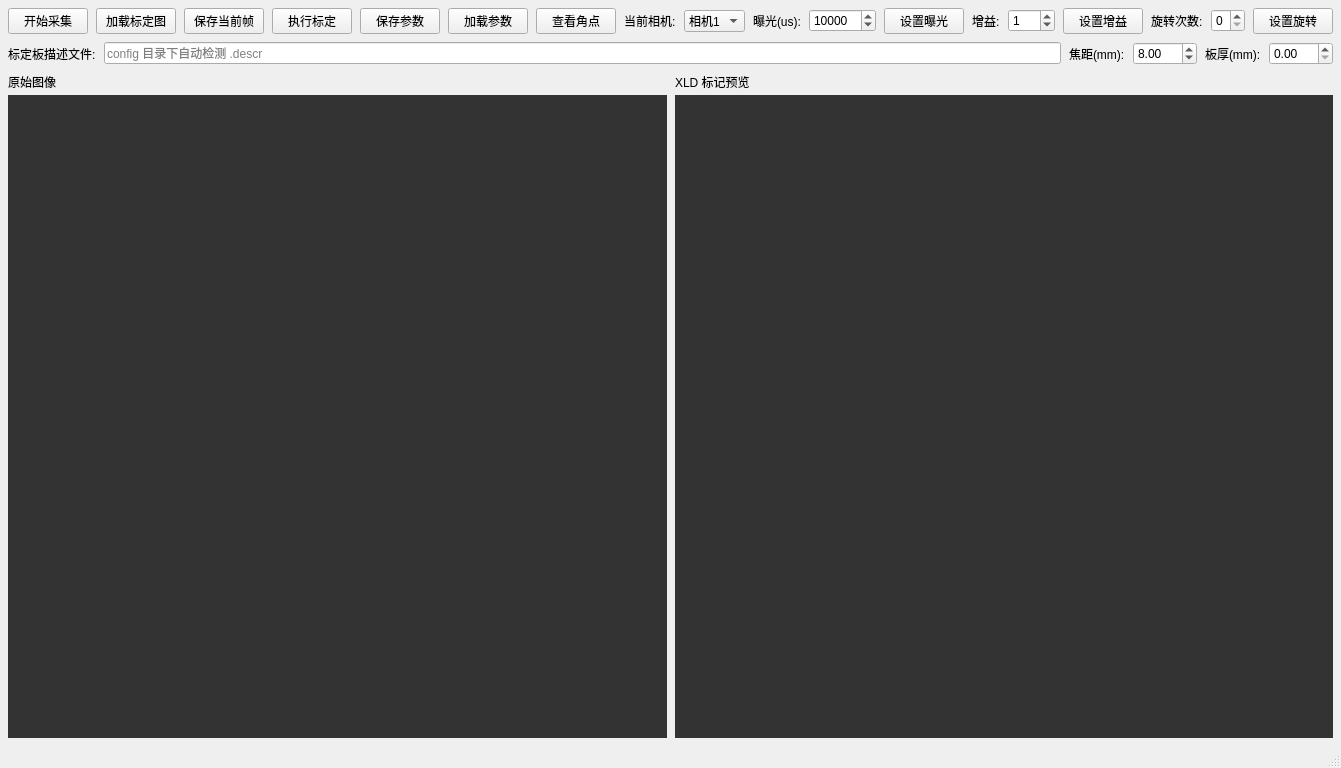
<?xml version="1.0" encoding="UTF-8"?>
<ui version="4.0">
 <class>ToolCalibDistortionWindowClass</class>
 <widget class="QMainWindow" name="ToolCalibDistortionWindowClass">
  <property name="geometry">
   <rect>
    <x>0</x>
    <y>0</y>
    <width>1024</width>
    <height>768</height>
   </rect>
  </property>
  <property name="windowTitle">
   <string>ToolCalibDistortion 畸变矫正工具</string>
  </property>
  <widget class="QWidget" name="centralwidget">
   <layout class="QVBoxLayout" name="rootLayout">
    <property name="spacing">
     <number>8</number>
    </property>
    <property name="leftMargin">
     <number>8</number>
    </property>
    <property name="topMargin">
     <number>8</number>
    </property>
    <property name="rightMargin">
     <number>8</number>
    </property>
    <property name="bottomMargin">
     <number>8</number>
    </property>
    <item>
     <layout class="QHBoxLayout" name="controlLayout">
      <property name="spacing">
       <number>8</number>
      </property>
      <item>
       <widget class="QPushButton" name="startStopBtn">
        <property name="text">
         <string>开始采集</string>
        </property>
       </widget>
      </item>
      <item>
       <widget class="QPushButton" name="loadCalibImagesBtn">
        <property name="text">
         <string>加载标定图</string>
        </property>
       </widget>
      </item>
      <item>
       <widget class="QPushButton" name="saveFrameBtn">
        <property name="text">
         <string>保存当前帧</string>
        </property>
       </widget>
      </item>
      <item>
       <widget class="QPushButton" name="calibrateBtn">
        <property name="text">
         <string>执行标定</string>
        </property>
       </widget>
      </item>
      <item>
       <widget class="QPushButton" name="saveParamsBtn">
        <property name="text">
         <string>保存参数</string>
        </property>
       </widget>
      </item>
      <item>
       <widget class="QPushButton" name="loadParamsBtn">
        <property name="text">
         <string>加载参数</string>
        </property>
       </widget>
      </item>
      <item>
       <widget class="QPushButton" name="previewCornersBtn">
        <property name="text">
         <string>查看角点</string>
        </property>
       </widget>
      </item>
      <item>
       <widget class="QLabel" name="labelCurrentCamera">
        <property name="text">
         <string>当前相机:</string>
        </property>
       </widget>
      </item>
      <item>
       <widget class="QComboBox" name="cameraSelect">
        <item>
         <property name="text">
          <string>相机1</string>
         </property>
        </item>
        <item>
         <property name="text">
          <string>相机2</string>
         </property>
        </item>
        <property name="currentIndex">
         <number>0</number>
        </property>
       </widget>
      </item>
      <item>
       <spacer name="horizontalSpacer">
        <property name="orientation">
         <enum>Qt::Horizontal</enum>
        </property>
        <property name="sizeHint" stdset="0">
         <size>
          <width>40</width>
          <height>20</height>
         </size>
        </property>
       </spacer>
      </item>
      <item>
       <widget class="QLabel" name="labelExposure">
        <property name="text">
         <string>曝光(us):</string>
        </property>
       </widget>
      </item>
      <item>
       <widget class="QSpinBox" name="exposureSpin">
        <property name="minimum">
         <number>1</number>
        </property>
        <property name="maximum">
         <number>500000</number>
        </property>
        <property name="value">
         <number>10000</number>
        </property>
        <property name="singleStep">
         <number>100</number>
        </property>
       </widget>
      </item>
      <item>
       <widget class="QPushButton" name="setExposureBtn">
        <property name="text">
         <string>设置曝光</string>
        </property>
       </widget>
      </item>
      <item>
       <widget class="QLabel" name="labelGain">
        <property name="text">
         <string>增益:</string>
        </property>
       </widget>
      </item>
      <item>
       <widget class="QSpinBox" name="gainSpin">
        <property name="minimum">
         <number>0</number>
        </property>
        <property name="maximum">
         <number>255</number>
        </property>
        <property name="value">
         <number>1</number>
        </property>
       </widget>
      </item>
      <item>
       <widget class="QPushButton" name="setGainBtn">
        <property name="text">
         <string>设置增益</string>
        </property>
       </widget>
      </item>
      <item>
       <widget class="QLabel" name="labelRotate">
        <property name="text">
         <string>旋转次数:</string>
        </property>
       </widget>
      </item>
      <item>
       <widget class="QSpinBox" name="rotateSpin">
        <property name="minimum">
         <number>0</number>
        </property>
        <property name="maximum">
         <number>3</number>
        </property>
        <property name="value">
         <number>0</number>
        </property>
        <property name="toolTip">
         <string>0=不旋转, 1=顺时针90°, 2=顺时针180°, 3=顺时针270°</string>
        </property>
       </widget>
      </item>
      <item>
       <widget class="QPushButton" name="setRotateBtn">
        <property name="text">
         <string>设置旋转</string>
        </property>
       </widget>
      </item>
     </layout>
    </item>
    <item>
     <layout class="QHBoxLayout" name="calibParamsLayout">
      <property name="spacing">
       <number>8</number>
      </property>
      <item>
       <widget class="QLabel" name="labelBoardPath">
        <property name="text">
         <string>标定板描述文件:</string>
        </property>
       </widget>
      </item>
      <item>
       <widget class="QLineEdit" name="calibBoardPathEdit">
        <property name="readOnly">
         <bool>true</bool>
        </property>
        <property name="placeholderText">
         <string>config 目录下自动检测 .descr</string>
        </property>
       </widget>
      </item>
      <item>
       <widget class="QLabel" name="labelFocalLength">
        <property name="text">
         <string>焦距(mm):</string>
        </property>
       </widget>
      </item>
      <item>
       <widget class="QDoubleSpinBox" name="focalLengthSpin">
        <property name="minimum">
         <double>0.100000000000000</double>
        </property>
        <property name="maximum">
         <double>100.000000000000000</double>
        </property>
        <property name="value">
         <double>8.000000000000000</double>
        </property>
        <property name="singleStep">
         <double>0.500000000000000</double>
        </property>
        <property name="decimals">
         <number>2</number>
        </property>
       </widget>
      </item>
      <item>
       <widget class="QLabel" name="labelPlateThickness">
        <property name="text">
         <string>板厚(mm):</string>
        </property>
       </widget>
      </item>
      <item>
       <widget class="QDoubleSpinBox" name="plateThicknessSpin">
        <property name="minimum">
         <double>0.000000000000000</double>
        </property>
        <property name="maximum">
         <double>100.000000000000000</double>
        </property>
        <property name="value">
         <double>0.000000000000000</double>
        </property>
        <property name="singleStep">
         <double>0.500000000000000</double>
        </property>
        <property name="decimals">
         <number>2</number>
        </property>
       </widget>
      </item>
     </layout>
    </item>
    <item>
     <layout class="QHBoxLayout" name="imageLayout">
      <property name="spacing">
       <number>8</number>
      </property>
      <item>
       <layout class="QVBoxLayout" name="originalPanel">
        <property name="spacing">
         <number>4</number>
        </property>
        <item>
         <widget class="QLabel" name="labelOriginalTitle">
          <property name="text">
           <string>原始图像</string>
          </property>
         </widget>
        </item>
        <item>
         <widget class="ui::HalconInteractiveLabel" name="originalView">
          <property name="sizePolicy">
           <sizepolicy hsizetype="Expanding" vsizetype="Expanding">
            <horstretch>0</horstretch>
            <verstretch>0</verstretch>
           </sizepolicy>
          </property>
          <property name="minimumSize">
           <size>
            <width>320</width>
            <height>240</height>
           </size>
          </property>
          <property name="styleSheet">
           <string notr="true">background-color: #333;</string>
          </property>
         </widget>
        </item>
       </layout>
      </item>
      <item>
       <layout class="QVBoxLayout" name="undistortedPanel">
        <property name="spacing">
         <number>4</number>
        </property>
        <item>
         <widget class="QLabel" name="labelUndistortedTitle">
          <property name="text">
           <string>XLD 标记预览</string>
          </property>
         </widget>
        </item>
        <item>
         <widget class="ui::HalconInteractiveLabel" name="undistortedView">
          <property name="sizePolicy">
           <sizepolicy hsizetype="Expanding" vsizetype="Expanding">
            <horstretch>0</horstretch>
            <verstretch>0</verstretch>
           </sizepolicy>
          </property>
          <property name="minimumSize">
           <size>
            <width>320</width>
            <height>240</height>
           </size>
          </property>
          <property name="styleSheet">
           <string notr="true">background-color: #333;</string>
          </property>
         </widget>
        </item>
       </layout>
      </item>
     </layout>
    </item>
   </layout>
  </widget>
  <widget class="QMenuBar" name="menubar">
   <property name="geometry">
    <rect>
     <x>0</x>
     <y>0</y>
     <width>1024</width>
     <height>21</height>
    </rect>
   </property>
  </widget>
  <widget class="QStatusBar" name="statusbar"/>
 </widget>
 <layoutdefault spacing="6" margin="11"/>
 <resources/>
 <connections/>
 <customwidgets>
  <customwidget>
   <class>ui::HalconInteractiveLabel</class>
   <extends>QLabel</extends>
   <header>UI/HalconInteractiveLabel.h</header>
  </customwidget>
 </customwidgets>
</ui>
